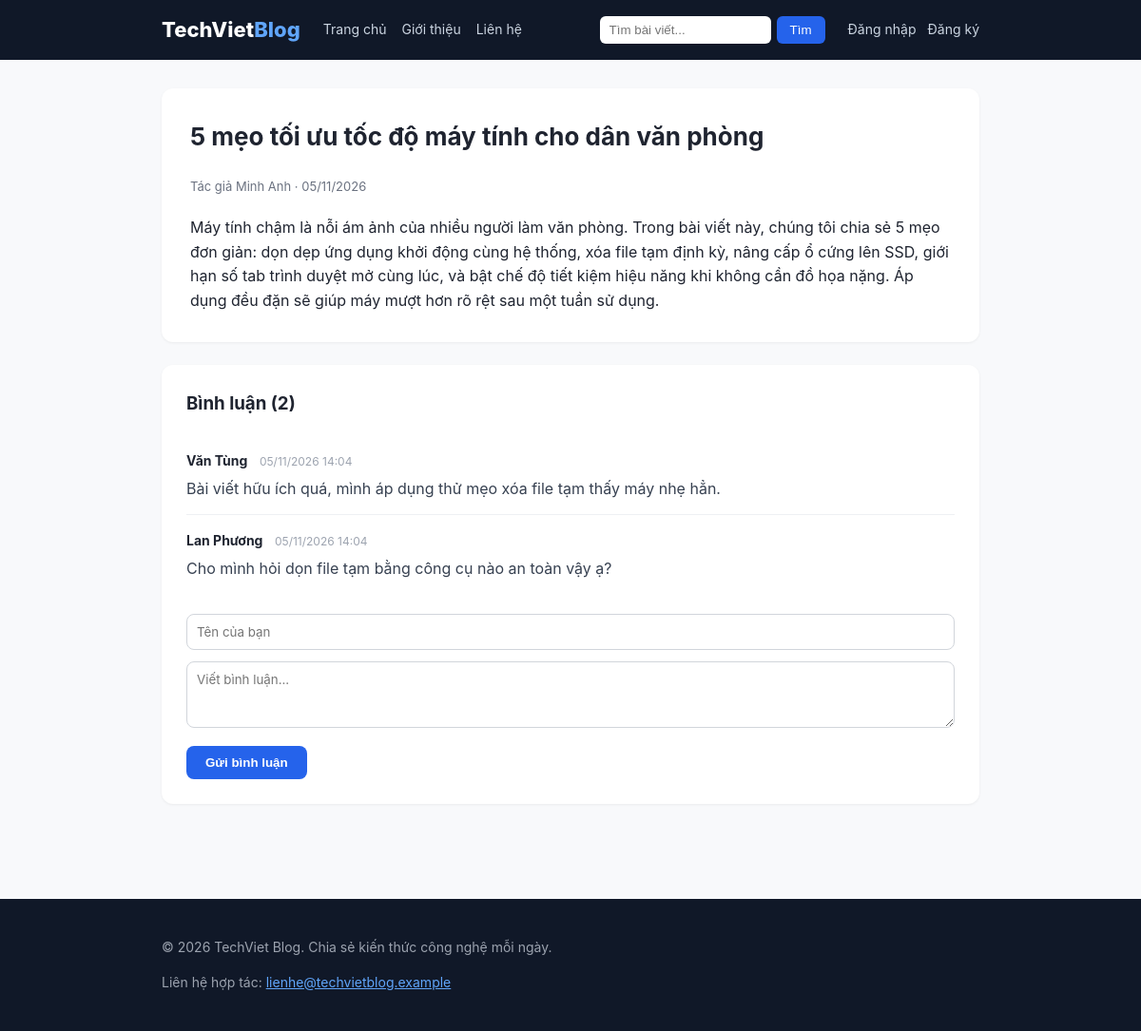
/post.php?slug=toi-uu-toc-do-may-tinh, run on the app's committed database.
### tables this page shows
CREATE TABLE IF NOT EXISTS posts (
    id INT AUTO_INCREMENT PRIMARY KEY,
    title VARCHAR(200) NOT NULL,
    slug VARCHAR(200) NOT NULL,
    category VARCHAR(50) NOT NULL DEFAULT 'cong-nghe',
    excerpt VARCHAR(400) NOT NULL,
    content TEXT NOT NULL,
    author VARCHAR(100) NOT NULL,
    created_at TIMESTAMP DEFAULT CURRENT_TIMESTAMP
);

CREATE TABLE IF NOT EXISTS comments (
    id INT AUTO_INCREMENT PRIMARY KEY,
    post_id INT NOT NULL,
    name VARCHAR(100) NOT NULL,
    comment TEXT NOT NULL,
    created_at TIMESTAMP DEFAULT CURRENT_TIMESTAMP,
    FOREIGN KEY (post_id) REFERENCES posts(id)
);

### www/post.php (the view, shortened to what this page needs)
<?php
require 'config.php';
$slug = $_GET['slug'] ?? '';
$stmt = $pdo->prepare("SELECT * FROM posts WHERE slug = ?");
$stmt->execute([$slug]);
$post = $stmt->fetch();
include 'header.php';
$cstmt = $pdo->prepare("SELECT * FROM comments WHERE post_id = ? ORDER BY created_at ASC");
$cstmt->execute([$post['id']]);
$comments = $cstmt->fetchAll();
?>
<article class="post-detail">
  <h1><?php echo htmlspecialchars($post['title']); ?></h1>
  <div class="post-meta">Tác giả <?php echo htmlspecialchars($post['author']); ?> · <?php echo date('d/m/Y', strtotime($post['created_at'])); ?></div>
  <div class="post-content" id="post-content"><?php echo htmlspecialchars($post['content']); ?></div>
</article>
<section class="comments-section" id="comments">
  <h3>Bình luận (<?php echo count($comments); ?>)</h3>
  <?php foreach ($comments as $c): ?>
    <div class="comment-item">
      <span class="comment-name"><?php echo $c['name']; ?></span>
      <span class="comment-date"><?php echo date('d/m/Y H:i', strtotime($c['created_at'])); ?></span>
      <div class="comment-body"><?php echo $c['comment']; ?></div>
    </div>
  <?php endforeach; ?>
  <form class="comment-form" method="POST" style="margin-top:20px;">
    <input type="text" name="name" placeholder="Tên của bạn" required>
    <textarea name="comment" rows="3" placeholder="Viết bình luận..." required></textarea>
    <button type="submit">Gửi bình luận</button>
  </form>
</section>
<?php include 'footer.php'; ?>

### www/header.php (shortened to what this page needs)
<!DOCTYPE html>
<html lang="vi">
<head>
<link rel="stylesheet" href="/blog/style.css">
</head>
<body>
<header class="site-header">
  <div class="wrap">
    <a href="/blog/index.php" class="logo">TechViet<span>Blog</span></a>
    <nav>
      <a href="/blog/index.php">Trang chủ</a>
      <a href="/blog/index.php#about">Giới thiệu</a>
      <a href="/blog/index.php#contact">Liên hệ</a>
    </nav>
    <form class="search-form" action="/blog/search.php" method="GET">
      <input type="text" name="q" placeholder="Tìm bài viết..." required>
      <button type="submit">Tìm</button>
    </form>
    <div class="auth-area">
      <?php if (isset($_SESSION['username'])): ?>
        <a href="/blog/profile.php">👤 <?php echo htmlspecialchars($_SESSION['username']); ?></a>
        <a href="/blog/logout.php">Đăng xuất</a>
      <?php else: ?>
        <a href="/blog/login.php">Đăng nhập</a>
        <a href="/blog/register.php">Đăng ký</a>
      <?php endif; ?>
    </div>
  </div>
</header>
<main class="wrap content">

### www/footer.php
</main>
<footer class="site-footer">
  <div class="wrap">
    <p>&copy; <?php echo date('Y'); ?> TechViet Blog. Chia sẻ kiến thức công nghệ mỗi ngày.</p>
    <p id="contact">Liên hệ hợp tác: <a href="mailto:lienhe@techvietblog.example">lienhe@techvietblog.example</a></p>
  </div>
</footer>
</body>
</html>

### www/style.css (style rules this page uses)
* { box-sizing: border-box; }
body { margin:0; font-family: -apple-system, Segoe UI, Roboto, Arial, sans-serif; background:#f8f9fb; color:#1f2430; line-height:1.6; }
.wrap { max-width: 900px; margin: 0 auto; padding: 0 20px; }
.site-header { background:#101828; color:#fff; padding:14px 0; }
.site-header .wrap { display:flex; align-items:center; gap:24px; flex-wrap:wrap; }
.logo { color:#fff; font-size:22px; font-weight:800; text-decoration:none; }
.logo span { color:#60a5fa; }
.site-header nav { display:flex; gap:16px; flex:1; }
.site-header nav a { color:#cbd5e1; text-decoration:none; font-size:14px; }
.search-form { display:flex; gap:6px; }
.search-form input { padding:7px 10px; border-radius:6px; border:0; width:180px; }
.search-form button { padding:7px 14px; border-radius:6px; border:0; background:#2563eb; color:#fff; cursor:pointer; }
.auth-area { display:flex; gap:12px; align-items:center; }
.auth-area a { color:#cbd5e1; text-decoration:none; font-size:14px; }
.content { padding: 30px 20px 60px; }
.post-meta { font-size:13px; color:#6b7280; margin-bottom:10px; }
.post-detail { background:#fff; border-radius:12px; padding:30px; margin-bottom:24px; box-shadow:0 1px 3px rgba(0,0,0,.06); }
.post-detail h1 { margin-top:0; font-size:26px; }
.post-detail .post-meta { margin-bottom:20px; }
.post-detail .post-content { font-size:16px; color:#1f2430; }
.comments-section { background:#fff; border-radius:12px; padding:26px; box-shadow:0 1px 3px rgba(0,0,0,.06); }
.comments-section h3 { margin-top:0; }
.comment-item { border-top:1px solid #eef0f3; padding:14px 0; }
.comment-item:first-of-type { border-top:0; }
.comment-name { font-weight:700; font-size:14px; }
.comment-date { font-size:12px; color:#9ca3af; margin-left:8px; }
.comment-body { margin-top:4px; color:#374151; }
.comment-form input, .comment-form textarea { width:100%; padding:10px; border:1px solid #d1d5db; border-radius:8px; margin-bottom:12px; font-family:inherit; }
.comment-form button { background:#2563eb; color:#fff; border:0; padding:10px 20px; border-radius:8px; cursor:pointer; font-weight:600; }
.site-footer { background:#101828; color:#9ca3af; padding:26px 0; margin-top:40px; font-size:14px; }
.site-footer a { color:#60a5fa; }

### data on the page
posts: title "5 mẹo tối ưu tốc độ máy tính cho dân văn phòng", author "Minh Anh", created_at "05/11/2026", content "Máy tính chậm là nỗi ám ảnh của nhiều người làm văn phòng. Trong bài viết này, chúng tôi chia sẻ 5 mẹo đơn giản: dọn dẹp ứng dụng khởi động cùng hệ thống, xóa file tạm định kỳ, nâng cấp ổ cứng lên SSD, giới hạn số tab trình duyệt mở cùng lúc, và bật chế độ tiết kiệm hiệu năng khi không cần đồ họa nặng. Áp dụng đều đặn sẽ giúp máy mượt hơn rõ rệt sau một tuần sử dụng."
comments: name "Văn Tùng", created_at "05/11/2026 14:04", comment "Bài viết hữu ích quá, mình áp dụng thử mẹo xóa file tạm thấy máy nhẹ hẳn."
comments: name "Lan Phương", created_at "05/11/2026 14:04", comment "Cho mình hỏi dọn file tạm bằng công cụ nào an toàn vậy ạ?"

### other printed values
count($comments) "2"
